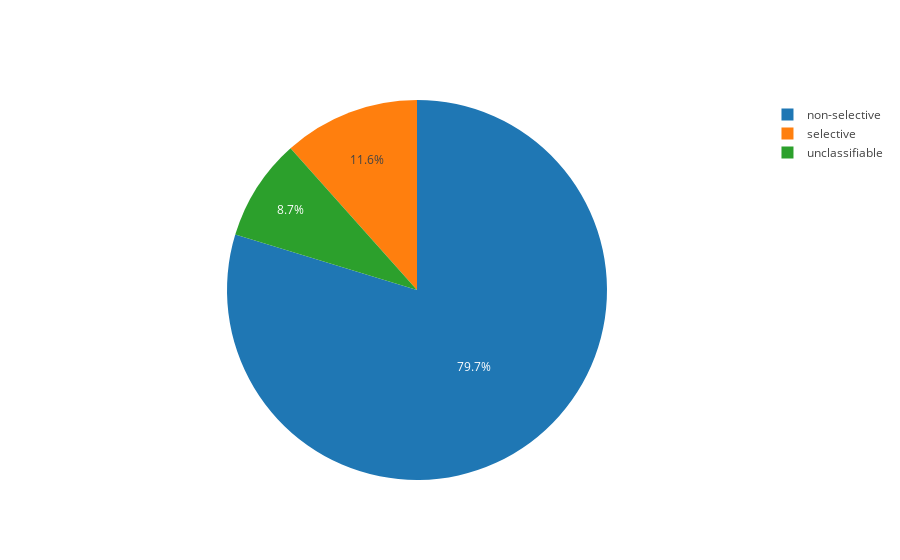

Source (notebook cell):
### Code cell
labels = ["selective", "non-selective", "unclassifiable"]
values = [sum(1 for classification in classified_neurons.values() if classification == "selective")]
values.append(sum(1 for classification in classified_neurons.values() if classification == "not-selective"))
values.append(sum(1 for classification in classified_neurons.values() if classification == "unclassified"))

trace = go.Pie(labels=labels, values=values)

plotly.offline.iplot([trace])

### Figure 1 — Plotly figure (JSON) as saved in the notebook; plotly's stock layout.template omitted (floating-point values rounded to 4 significant figures)
{"data": [{"labels": ["selective", "non-selective", "unclassifiable"], "type": "pie", "uid": "b694cb", "values": [8, 55, 6]}], "layout": {"autosize": true}}
